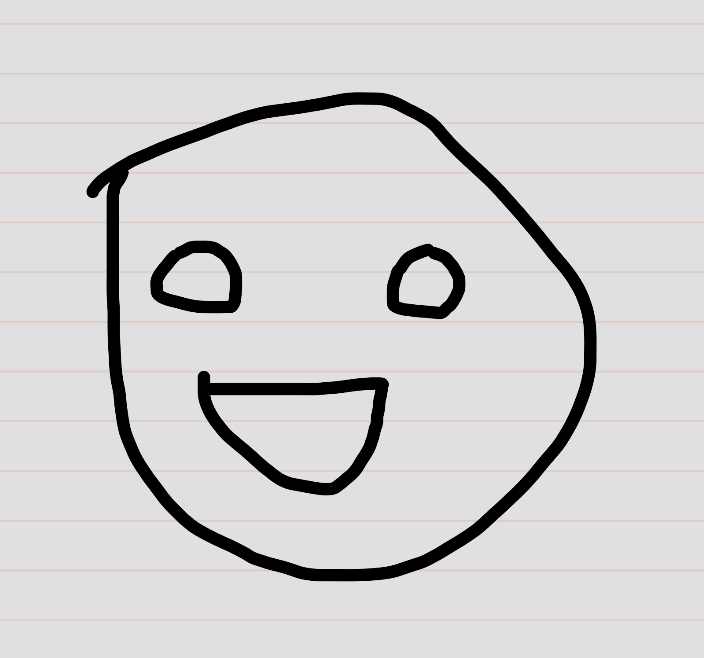
#> input picture Doodle2Art/input_doodle.png, 704 x 658 px
$ python analyzer.py
#> lines starting #> are read from the running program, lines starting #| are printed output that depends on the picture; after the words box and inside, x2 and y2 are one past the last pixel; in counts of white or black regions, pixels touching at a corner belong together
# analyzer.py
import cv2
import numpy as np


def analyze_doodle(image_path, save_path="processed_doodle.png"):
    """
    Preprocess user-drawn or photographed pencil doodles.
    Output: clean black lines on white background (512x512).
    """
#> called with image_path = 'input_doodle.png', save_path = 'processed_doodle.png'

    # Load and normalize size
    img = cv2.imread(image_path, cv2.IMREAD_GRAYSCALE)
#> img: shape (658, 704); min 0, max 224, mean 208.6
    img = cv2.resize(img, (512, 512))
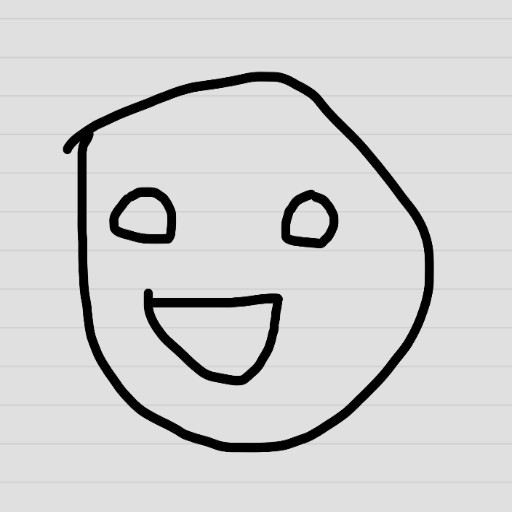
#> img: shape (512, 512); min 0, max 224, mean 208.7

    # Adaptive threshold to remove paper texture & lighting
    thresh = cv2.adaptiveThreshold(
        img,
        255,
        cv2.ADAPTIVE_THRESH_GAUSSIAN_C,
        cv2.THRESH_BINARY_INV,
        15,
        4
    )
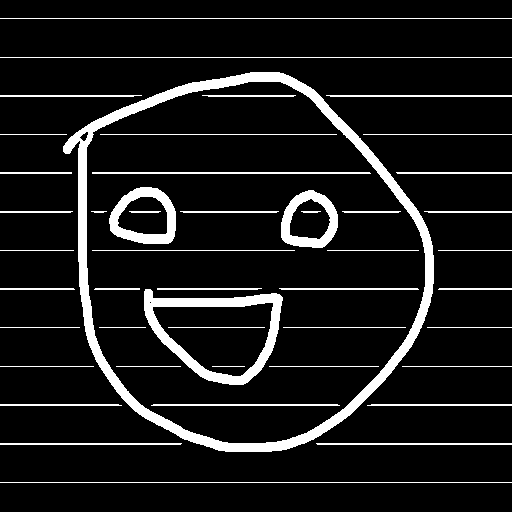
#> thresh: shape (512, 512); 9.7% white; 47 white regions, largest, box (x1, y1, x2, y2) and area: (63, 72, 434, 452) 10798, (144, 289, 283, 385) 3342, (109, 187, 176, 244) 1617

    # Remove small noise and notebook lines
    kernel = np.ones((3, 3), np.uint8)
    cleaned = cv2.morphologyEx(thresh, cv2.MORPH_OPEN, kernel, iterations=1)
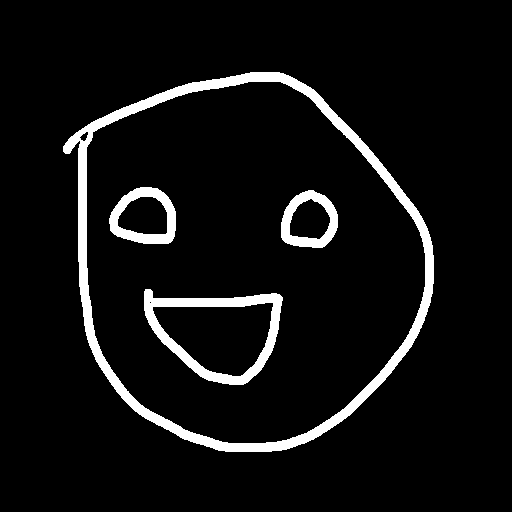
#> cleaned: shape (512, 512); 6.6% white; 4 white regions, box (x1, y1, x2, y2) and area: (63, 72, 434, 452) 10796, (144, 289, 283, 385) 3342, (109, 187, 176, 244) 1615, (281, 190, 338, 248) 1431

    # Strengthen strokes
    cleaned = cv2.dilate(cleaned, kernel, iterations=1)
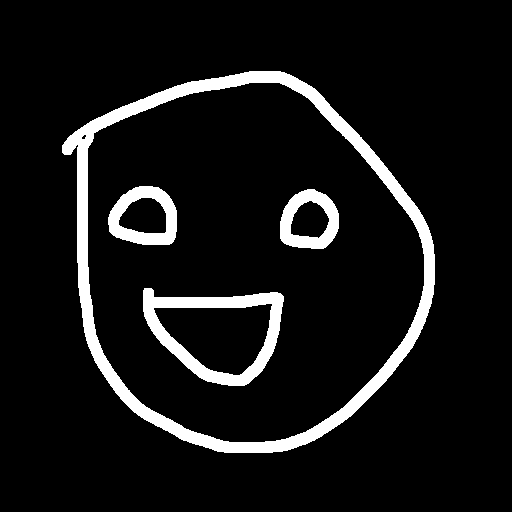
#> cleaned: shape (512, 512); 8.3% white; 4 white regions, box (x1, y1, x2, y2) and area: (62, 71, 435, 453) 13753, (143, 288, 284, 386) 4209, (108, 186, 177, 245) 2035, (280, 189, 339, 249) 1821

    # Smooth jagged edges slightly
    cleaned = cv2.GaussianBlur(cleaned, (3, 3), 0)

    # White background, black lines
    final = cv2.bitwise_not(cleaned)
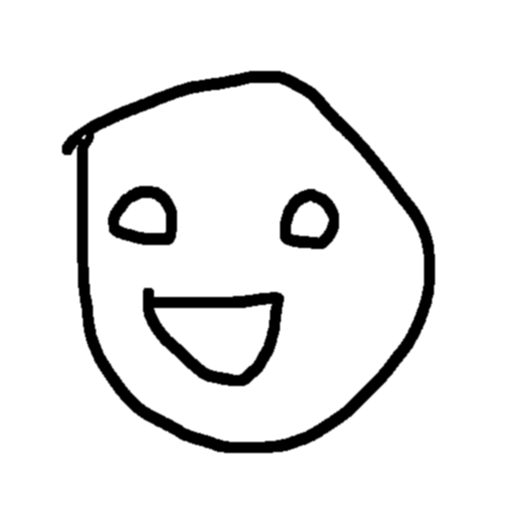
#> final: shape (512, 512); min 0, max 255, mean 233.8

    cv2.imwrite(save_path, final)
    return save_path


if __name__ == "__main__":
    analyze_doodle("input_doodle.png")
